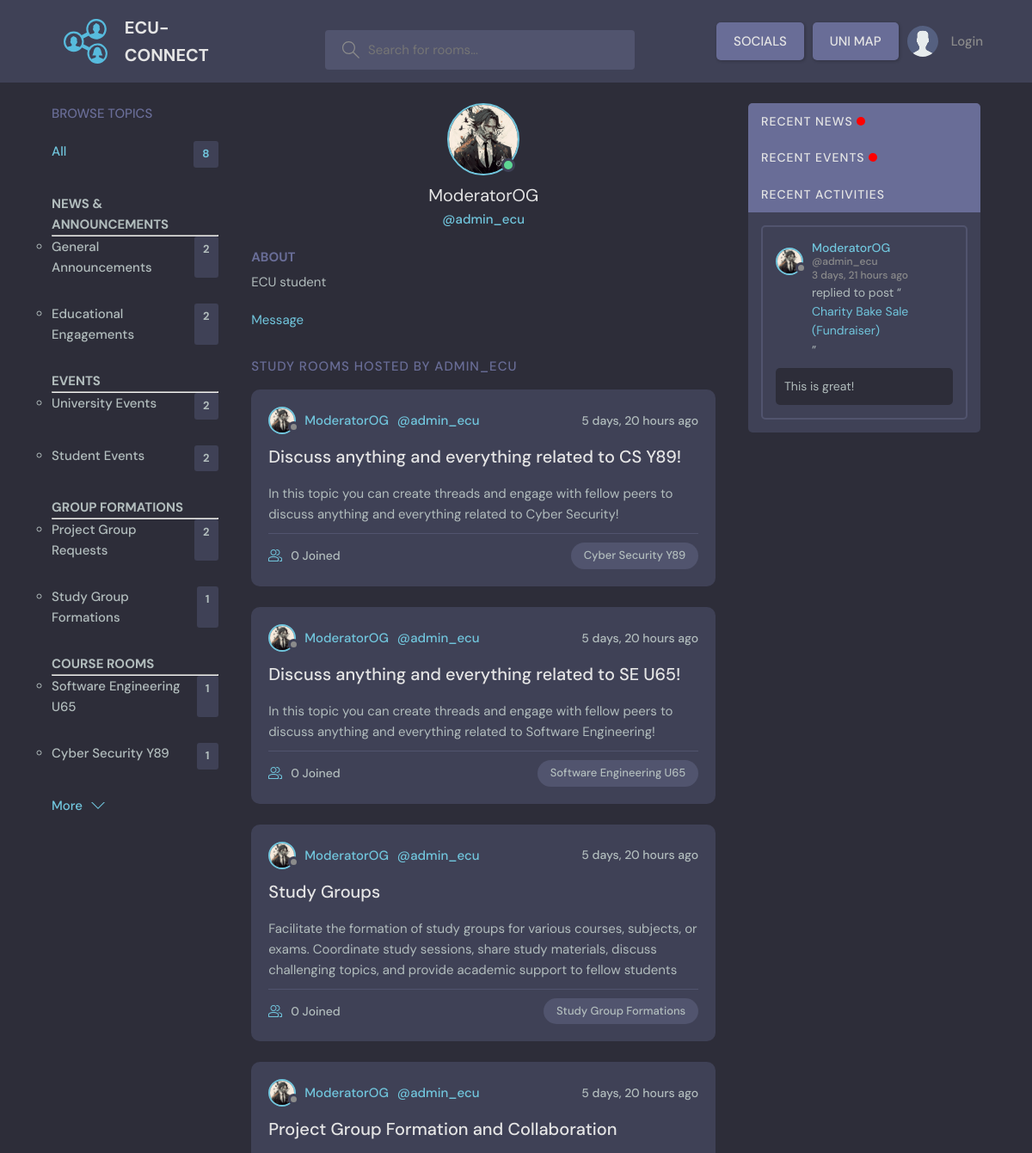
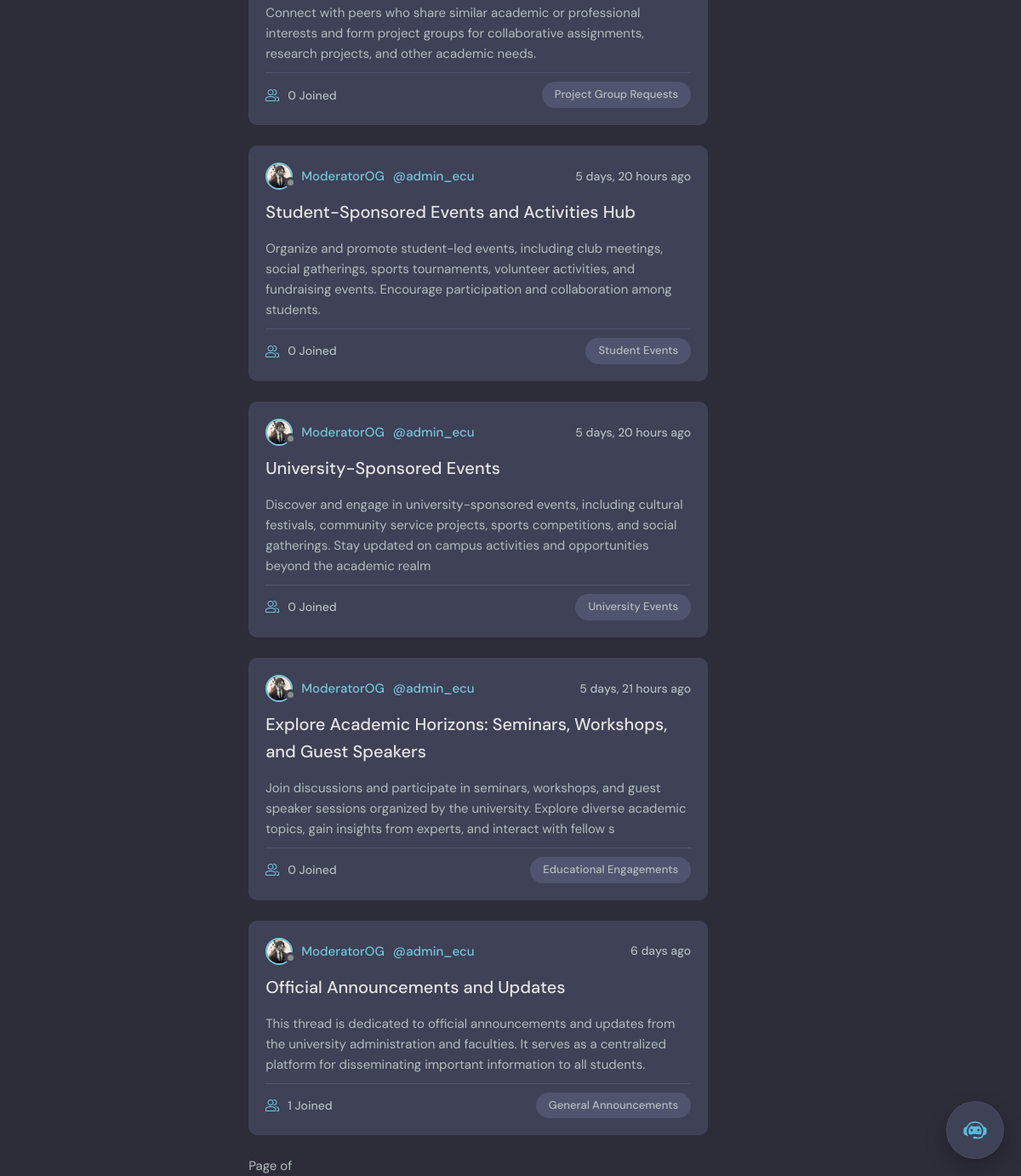
Page /profile/1/ on the committed database (2 pictures, top to bottom).
### base/models.py (models this page shows, shortened)
class Topic(models.Model):
    name = models.CharField(max_length=200)

class User(AbstractUser):
    username = models.CharField(max_length=150, unique=True, null=True)
    name = models.CharField(max_length=200, null=True)
    email = models.EmailField(unique=True, null=True)
    bio = models.TextField(null=True)
    avatar = models.ImageField(null=True, default="avatar.svg")
    USERNAME_FIELD = 'email'
    REQUIRED_FIELDS = ['username']
    notifications = models.ManyToManyField(Notification, related_name='notifications', blank=True)

class Thread(models.Model):
    host = models.ForeignKey(User, on_delete = models.SET_NULL, null=True)
    topic = models.ForeignKey(Topic, on_delete = models.SET_NULL, null=True)
    name = models.CharField(max_length=200)
    description = models.TextField(null = True, blank = True)
    participants = models.ManyToManyField(User, related_name='participants', blank=True)
    updated = models.DateTimeField(auto_now= True)
    created = models.DateTimeField(auto_now_add= True)
    pinned = models.BooleanField(default=False)
    class Meta:
       ordering = ['-updated', '-created']
    def __str__(self):
        return self.name

class Comment(models.Model):
    user = models.ForeignKey(User, on_delete=models.CASCADE)
    thread = models.ForeignKey(Thread, on_delete=models.CASCADE)
    body = models.TextField()
    updated = models.DateTimeField(auto_now= True)
    created = models.DateTimeField(auto_now_add= True)
    class Meta:
       ordering = ['-updated', '-created']

### base/views.py (the view)
# urls.py: path('profile/<str:pk>/', views.userProfile, name="user_profile"),
def userProfile(request, pk):
    user = User.objects.get(id=pk)
    threads = user.thread_set.all()
    thread_comments = user.comment_set.all()
    topics = Topic.objects.all()
    context= {'user': user, 'threads': threads, 'thread_comments': thread_comments, 'topics': topics}
    return render(request, 'base/profile.html', context)

### base/templates/base/profile.html (shortened to what this page needs)
{% extends 'main.html' %}
{% block content %}
  <main class="profile-page layout layout--3">
    <div class="container">
      {% include 'base/topics_component.html' %}
      <div class="roomList">
        <div class="profile">
          <div class="profile__avatar">
            <div class="avatar avatar--large active">
              <img src="{{user.avatar.url}}" />
            </div>
          </div>
          <div class="profile__info">
            <h3>{{user.name}}</h3>
            <p>@{{user.username}}</p>
          </div>
          <div class="profile__about">
            <h3>About</h3>
            <p>
              {{user.bio}}
            </p>
          </div>
          {% if request.user.id != user.id %}
          <div class="profile__about">
            <a href="{% url 'chat' user.id %}">Message</a>
          </div>
          {% endif %}
        </div>
        <div class="roomList__header">
          <div>
            <h2>Study Rooms Hosted by {{user.username}}</a>
            </h2>
          </div>
        </div>
        {% include 'base/feed_component.html' %}
      </div>
      {% include 'base/activity_component.html' %}
    </div>
  </main>
{% endblock content %}

### base/templates/base/topics_component.html
        <div class="topics">
            <div class="topics__header">
              <h2>Browse Topics</h2>
            </div>
            <ul class="topics__list">
                <li>
                    <a href="{% url 'home' %}" class="active">All <span>{{topics.count}}</span></a>
                </li>
              <li>
                <h4>NEWS & ANNOUNCEMENTS</h4>
                <hr>
                <ul>
                  {% for topic in topics %}
                    {% if topic.name == "General Announcements" or topic.name == "Educational Engagements"  %}
                      <li><strong><a href="{% url 'home' %}?q={{topic.name}}">{{topic.name}}<span>{{topic.thread_set.all.count}}</span></a></strong></li>
                    {% endif %}
                  {% endfor %}
                </ul>
              </li>
              <li>
                <h4>EVENTS</h4>
                <hr>
                <ul>
                  {% for topic in topics %}
                  {% if topic.name == "University Events" or topic.name == "Student Events"  %}
                      <li><strong><a href="{% url 'home' %}?q={{topic.name}}">{{topic.name}}<span>{{topic.thread_set.all.count}}</span></a></strong></li>
                    {% endif %}
                  {% endfor %}
                </ul>
              </li>
              <li>
                <h4>GROUP FORMATIONS</h4>
                <hr>
                <ul>
                  {% for topic in topics %}
                  {% if topic.name == "Project Group Requests" or topic.name == "Study Group Formations"  %}
                      <li> <a href="{% url 'home' %}?q={{topic.name}}">{{topic.name}}<span>{{topic.thread_set.all.count}}</span></a></li>
                    {% endif %}
                  {% endfor %}
                </ul>
              </li>
              <li>
                <h4>COURSE ROOMS</h4>
                <hr>
                <ul>
                  {% for topic in topics %}
                  {% if topic.name == "Software Engineering U65" or topic.name == "Cyber Security Y89"  %}
                      <li><strong><a href="{% url 'home' %}?q={{topic.name}}">{{topic.name}}<span>{{topic.thread_set.all.count}}</span></a></strong></li>
                    {% endif %}
                  {% endfor %}
                </ul>
              </li>
            </ul>
            <a class="btn btn--link" href="topics.html">
              More
              <svg version="1.1" xmlns="http://www.w3.org/2000/svg" width="32" height="32" viewBox="0 0 32 32">
                <title>chevron-down</title>
                <path d="M16 21l-13-13h-3l16 16 16-16h-3l-13 13z"></path>
              </svg>
            </a>
          </div>

### base/templates/base/feed_component.html (shortened to what this page needs)
{% for thread in threads %}
<div class="roomListRoom">
    <div class="roomListRoom__header">
        <a href="{% url 'user_profile' thread.host.id %}" class="roomListRoom__author">
        <div class="avatar avatar--small">
            <img src="{{thread.host.avatar.url}}" />
        </div>
        <span>{{thread.host.name}}</span>
        <span>@{{thread.host.username}}</span>
        </a>
        <div class="roomListRoom__actions">
        <span>{{thread.created|timesince}} ago</span>
        </div>
    </div>
    <div class="roomListRoom__content">
        <a href="{% url 'thread' thread.id %}">{{thread.name}}</a>
        <p>
            {{ thread.description }}
        </p>
    </div>
    <div class="roomListRoom__meta">
        <a href="{% url 'thread' thread.id %}" class="roomListRoom__joined">
        {{thread.participants.all.count}} Joined
        </a>
        <p class="roomListRoom__topic">{{thread.topic.name}}</p>
    </div>
</div>
{% endfor %}
<div class="pagination">
    <span class="step-links">
        <span class="current">
            Page {{ threads.number }} of {{ threads.paginator.num_pages }}
        </span>
    </span>
</div>

### base/templates/base/activity_component.html (shortened to what this page needs)
<div class="activities">
  <div class="activities__header">
    <h2>RECENT NEWS <div class="flashing-light"></div></h2>
  </div>
    <div class="activities__header">
      <h2>RECENT EVENTS <div class="flashing-light"></div></h2>
    </div>
    <div class="activities__header">
      <h2>Recent Activities</h2>
    </div>
    {% for comment in thread_comments %}
    <div class="activities__box">
      <div class="activities__boxHeader roomListRoom__header">
        <a href="{% url 'user_profile' comment.user.id %}" class="roomListRoom__author">
          <div class="avatar avatar--small">
            <img src="{{comment.user.avatar.url}}" />
          </div>
          <p>
            {{comment.user.name}}
            <span>@{{comment.user.username}}</span>
            <span>{{comment.created|timesince}} ago</span>
          </p>
        </a>
      </div>
      <div class="activities__boxContent">
        <p>replied to post “<a href="{% url 'thread' comment.thread.id %}">{{comment.thread}}</a>”</p>
        <div class="activities__boxRoomContent">
            <p>{{comment.body}}</p>
        </div>
      </div>
    </div>
    {% endfor %}
  </div>

### rows in the picture
Topic: name "General Announcements", thread_set.all.count "2"
Topic: name "Educational Engagements", thread_set.all.count "2"
Topic: name "University Events", thread_set.all.count "2"
Topic: name "Student Events", thread_set.all.count "2"
Topic: name "Project Group Requests", thread_set.all.count "2"
Topic: name "Study Group Formations", thread_set.all.count "1"
Topic: name "Software Engineering U65", thread_set.all.count "1"
Topic: name "Cyber Security Y89", thread_set.all.count "1"
User: avatar (picture), name "ModeratorOG", username "admin_ecu", bio "ECU student", username "ADMIN_ECU"
Thread: host.avatar (picture), host.name "ModeratorOG", host.username "admin_ecu", created "5 days, 20 hours", name "Discuss anything and everything related to CS Y89!", description "In this topic you can create threads and engage with fellow peers to discuss anything and everything related to Cyber Security!", participants.all.count "0", topic.name "Cyber Security Y89"
Thread: host.avatar (picture), host.name "ModeratorOG", host.username "admin_ecu", created "5 days, 20 hours", name "Discuss anything and everything related to SE U65!", description "In this topic you can create threads and engage with fellow peers to discuss anything and everything related to Software Engineering!", participants.all.count "0", topic.name "Software Engineering U65"
Thread: host.avatar (picture), host.name "ModeratorOG", host.username "admin_ecu", created "5 days, 20 hours", name "Study Groups", description "Facilitate the formation of study groups for various courses, subjects, or exams. Coordinate study sessions, share study materials, discuss challenging topics, and provide academic support to fellow students", participants.all.count "0", topic.name "Study Group Formations"
Thread: host.avatar (picture), host.name "ModeratorOG", host.username "admin_ecu", created "5 days, 20 hours", name "Project Group Formation and Collaboration", description "Connect with peers who share similar academic or professional interests and form project groups for collaborative assignments, research projects, and other academic needs.", participants.all.count "0", topic.name "Project Group Requests"
Thread: host.avatar (picture), host.name "ModeratorOG", host.username "admin_ecu", created "5 days, 20 hours", name "Student-Sponsored Events and Activities Hub", description "Organize and promote student-led events, including club meetings, social gatherings, sports tournaments, volunteer activities, and fundraising events. Encourage participation and collaboration among students.", participants.all.count "0", topic.name "Student Events"
Thread: host.avatar (picture), host.name "ModeratorOG", host.username "admin_ecu", created "5 days, 20 hours", name "University-Sponsored Events", description "Discover and engage in university-sponsored events, including cultural festivals, community service projects, sports competitions, and social gatherings. Stay updated on campus activities and opportunities beyond the academic realm", participants.all.count "0", topic.name "University Events"
Thread: host.avatar (picture), host.name "ModeratorOG", host.username "admin_ecu", created "5 days, 21 hours", name "Explore Academic Horizons: Seminars, Workshops, and Guest Speakers", description "Join discussions and participate in seminars, workshops, and guest speaker sessions organized by the university. Explore diverse academic topics, gain insights from experts, and interact with fellow s", participants.all.count "0", topic.name "Educational Engagements"
Thread: host.avatar (picture), host.name "ModeratorOG", host.username "admin_ecu", created "6 days", name "Official Announcements and Updates", description "This thread is dedicated to official announcements and updates from the university administration and faculties. It serves as a centralized platform for disseminating important information to all students.", participants.all.count "1", topic.name "General Announcements"
Comment: user.avatar (picture), user.name "ModeratorOG", user.username "admin_ecu", created "3 days, 21 hours", thread "Charity Bake Sale (Fundraiser)", body "This is great!"

### other values in the picture
{{ topics.count }} "8"
